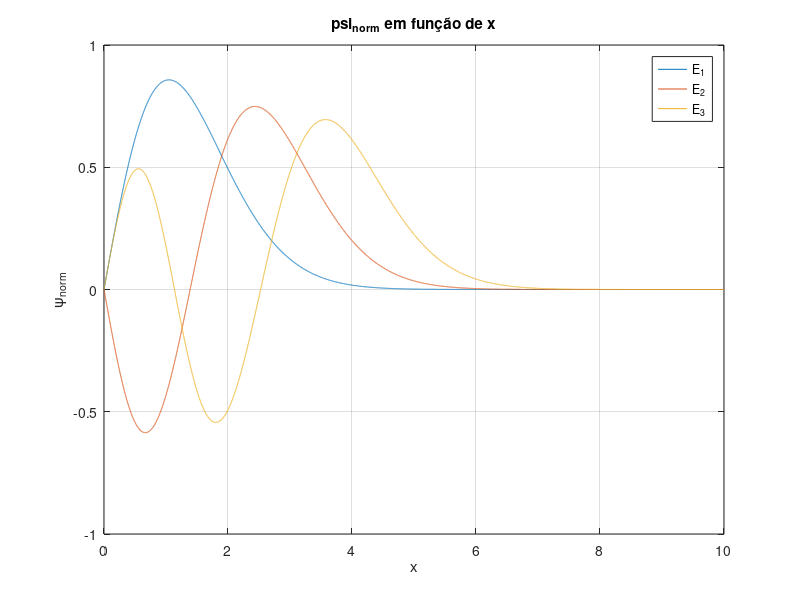

MATLAB code for this plot:
% Fábio Caldas, 80248, P4
% Inês Leite, 98490, P4


clc; clear;  close all;

xmax = 10; h = 0.001;
x = 0:h:xmax;
N = length(x);

Nmax = 500; TOL = 1e-9;
B = 0; 
E(1) = 1.7; E(2) = 1.8;

count = 0; EE = zeros(1,3);

%ciclo iterativo para shooting
for j = [1.8 3.1 4.0]
    count = count + 1;
    E = [j  j+0.1];
    for is = 1:Nmax

        g(2:N) = -2.*(x(2:N) - E(is));  
        C1 = (1+h^2/12.*g);  C2 = (1-5*h^2/12.*g);

        PSI = zeros(1,N);
        PSI(N) = 0; PSI(N-1) = h;

        % Método Numerov regressivo
        for k = N-1:-1:2
            PSI(k-1) = C1(k-1)^(-1)*(2*C2(k)*PSI(k) - C1(k+1)*PSI(k+1));
        end
        %

        PF(is) = PSI(1);

        if is>1
           %shooting 
            declive = (PF(is)-PF(is-1))/(E(is)-E(is-1));

            if declive == 0
                break
            end

            E(is+1) = E(is) + (B-PF(is))/declive;

            if(abs(E(is)-E(is+1)) <= TOL)
                break
            end
            %

        end
    end
    EE(count) = E(end);
    Cn = sqrt(trapz(x,PSI.^2));
    PSIn_pratico(count,:) = PSI./Cn;
end

% Gráficos
plot(x,PSIn_pratico)
xlabel('x');ylabel('\psi_{norm}')
title("\psi_{norm} em função de x")
grid on; legend('E_1','E_2','E_3');
